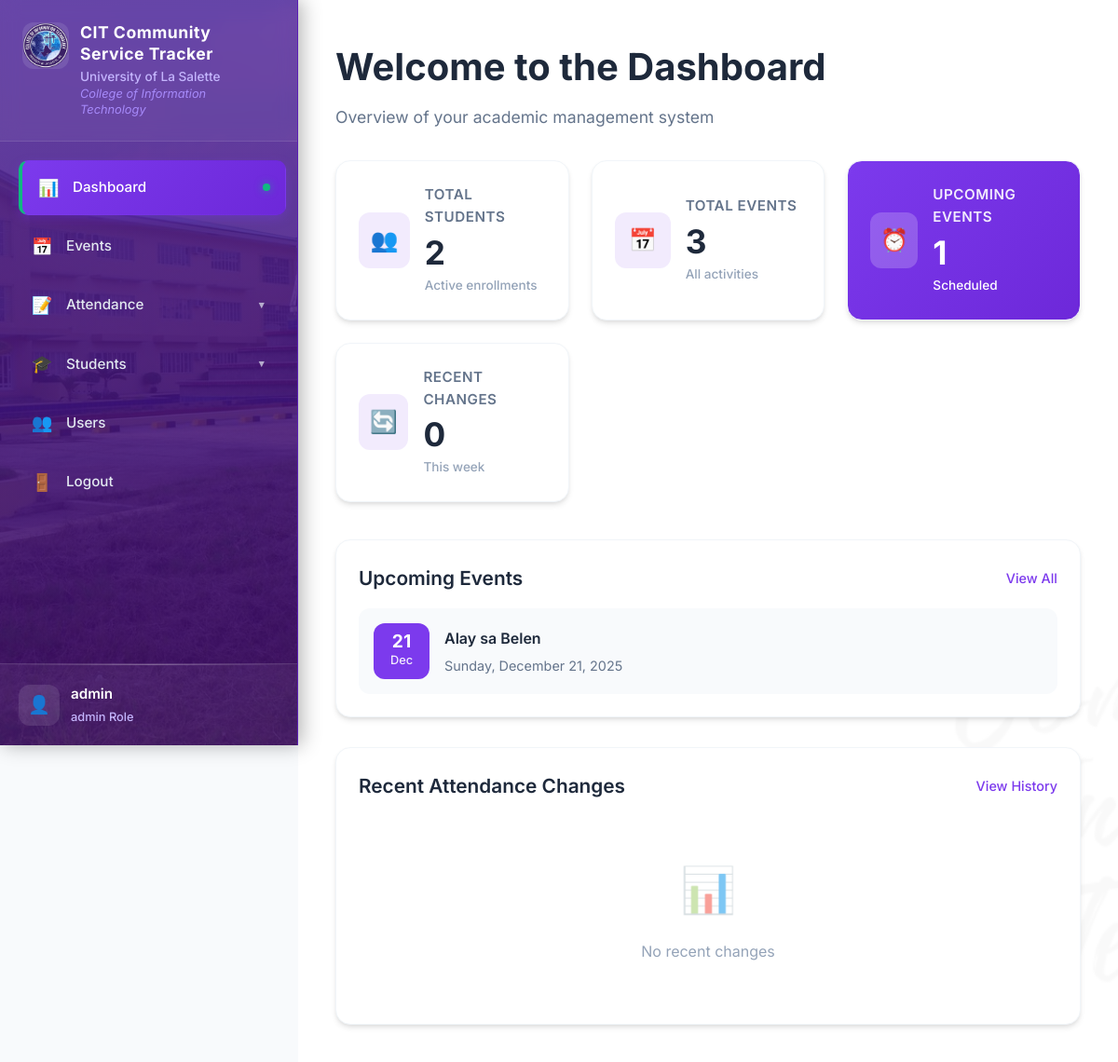
The page /dashboard (signed in) on the database its author committed.
### models.py (models this page shows, shortened)
class Event(db.Model):
    id = db.Column(db.Integer, primary_key=True)
    name = db.Column(db.String(255), nullable=False)
    date = db.Column(db.Date, nullable=False)
    required_hours = db.Column(db.Float, default=2.0, nullable=False)
    target_years = db.Column(db.String(255), nullable=False)   # CSV of YearLevel IDs or "all"
    semester_id = db.Column(db.Integer, db.ForeignKey("semester.id"), nullable=True)
    semester = db.relationship("Semester", backref="events")
    created_at = db.Column(db.DateTime, default=datetime.utcnow)
    attendance = db.relationship("EventAttendance", backref="event", cascade="all, delete-orphan")

### routes.py (the view)
@app.route("/dashboard")
def dashboard():
    if 'user_id' not in session:
        flash("Please login first.")
        return redirect(url_for("login"))
    total_students = Student.query.filter_by(status='active').count()
    total_events = Event.query.count()
    upcoming_events = Event.query.filter(Event.date >= datetime.now()).order_by(Event.date).all()
    one_week_ago = datetime.now() - timedelta(days=7)
    recent_changes = EventAttendanceHistory.query.filter(
        EventAttendanceHistory.changed_at >= one_week_ago,
    ).order_by(EventAttendanceHistory.changed_at.desc()).limit(5).all()
    return render_template(
        "dashboard.html",
        username=session.get("username"),
        role=session.get("role"),
        total_students=total_students,
        total_events=total_events,
        upcoming_events=upcoming_events,
        recent_changes=recent_changes
    )

### templates/dashboard.html (shortened to what this page needs)
{% extends "base.html" %}
{% block content %}
<div class="dashboard-background">
    <div class="dashboard-overlay">
        <div class="dashboard-header">
            <h1>Welcome to the Dashboard</h1>
            <p class="subtitle">Overview of your academic management system</p>
        </div>
    </div>
</div>
<div class="dashboard-content">
    <div class="metrics-grid">
        <div class="metric-card">
            <div class="metric-icon">
                <span class="icon">👥</span>
            </div>
            <div class="metric-content">
                <h3>Total Students</h3>
                <p class="metric-value">{{ total_students }}</p>
                <span class="metric-label">Active enrollments</span>
            </div>
        </div>
        <div class="metric-card">
            <div class="metric-icon">
                <span class="icon">📅</span>
            </div>
            <div class="metric-content">
                <h3>Total Events</h3>
                <p class="metric-value">{{ total_events }}</p>
                <span class="metric-label">All activities</span>
            </div>
        </div>
        <div class="metric-card highlight">
            <div class="metric-icon">
                <span class="icon">⏰</span>
            </div>
            <div class="metric-content">
                <h3>Upcoming Events</h3>
                <p class="metric-value">{{ upcoming_events|length }}</p>
                <span class="metric-label">Scheduled</span>
            </div>
        </div>
        <div class="metric-card">
            <div class="metric-icon">
                <span class="icon">🔄</span>
            </div>
            <div class="metric-content">
                <h3>Recent Changes</h3>
                <p class="metric-value">{{ recent_changes|length }}</p>
                <span class="metric-label">This week</span>
            </div>
        </div>
    </div>
    <div class="content-grid">
        <div class="content-card">
            <div class="card-header">
                <h3>Upcoming Events</h3>
                <a href="{{ url_for('events') }}" class="view-all">View All</a>
            </div>
            <div class="card-content">
                {% if upcoming_events %}
                <div class="event-list">
                    {% for event in upcoming_events %}
                    <div class="event-item">
                        <div class="event-date">
                            <span class="date-day">{{ event.date.strftime('%d') }}</span>
                            <span class="date-month">{{ event.date.strftime('%b') }}</span>
                        </div>
                        <div class="event-details">
                            <h4>{{ event.name }}</h4>
                            <p>{{ event.date.strftime('%A, %B %d, %Y') }}</p>
                        </div>
                    </div>
                    {% endfor %}
                </div>
                {% else %}
                <div class="empty-state">
                    <span class="empty-icon">📅</span>
                    <p>No upcoming events</p>
                </div>
                {% endif %}
            </div>
        </div>
        <div class="content-card">
    <div class="card-header">
        <h3>Recent Attendance Changes</h3>
        <a href="{{ url_for('attendance_history') }}" class="view-all">View History</a>
    </div>
    <div class="card-content">
        {% if recent_changes %}
        <div class="changes-list">
            {% for change in recent_changes %}
            <div class="change-item">
                <div class="change-header">
                    <strong>
                        {% if change.attendance and change.attendance.student %}
                            {{ change.attendance.student.fname }} {{ change.attendance.student.lname }}
                        {% else %}
                            Unknown Student
                        {% endif %}
                    </strong>
                    <span class="change-time">{{ change.changed_at.strftime('%b %d, %H:%M') }}</span>
                </div>
                <div class="change-details">
                    <span class="event-name">
                        {% if change.attendance and change.attendance.event %}
                            {{ change.attendance.event.name }}
                        {% else %}
                            Unknown Event
                        {% endif %}
                    </span>
                    <div class="hours-change">
                        {% if change.attendance %}
                            <span class="old-hours">{{ change.old_hours }}</span>
                            <span class="arrow">→</span>
                            <span class="new-hours">{{ change.new_hours }}</span>
                        {% else %}
                            <span>-</span>
                        {% endif %}
                    </div>
                </div>
                <div class="change-meta">
                    by {{ username }}
                </div>
            </div>
            {% endfor %}
        </div>
        {% else %}
        <div class="empty-state">
            <span class="empty-icon">📊</span>
            <p>No recent changes</p>
        </div>
        {% endif %}
    </div>
</div>
    </div>
</div>
{% endblock %}

### static/css/dashboard.css (style rules this page uses)
* { margin: 0; padding: 0; box-sizing: border-box; }
body, html { font-family: 'Inter', sans-serif; background-color: #f8fafc; height: 100%; color: #334155; line-height: 1.6; }
.dashboard-header { margin-bottom: 32px; }
.dashboard-header h1 { font-size: 2.5em; font-weight: 700; color: #1e293b; margin-bottom: 8px; }
.dashboard-header .subtitle { color: #64748b; font-size: 1.1em; font-weight: 400; }
.metrics-grid { display: grid; grid-template-columns: repeat(auto-fit, minmax(240px, 1fr)); gap: 24px; margin-bottom: 40px; }
.metric-card { background: #fff; border-radius: 16px; padding: 24px; box-shadow: 0 4px 6px -1px rgba(0, 0, 0, 0.1), 0 2px 4px -1px rgba(0, 0, 0, 0.06); transition: all 0.3s ease; border: 1px solid #f1f5f9; display: flex; align-items: center; gap: 16px; }
.metric-card.highlight { background: linear-gradient(135deg, #7c3aed 0%, #6d28d9 100%); color: white; }
.metric-card.highlight .metric-content h3, .metric-card.highlight .metric-value, .metric-card.highlight .metric-label { color: white; }
.metric-icon { width: 60px; height: 60px; border-radius: 12px; background: rgba(124, 58, 237, 0.1); display: flex; align-items: center; justify-content: center; font-size: 1.5em; }
.metric-card.highlight .metric-icon { background: rgba(255, 255, 255, 0.2); }
.metric-content h3 { font-size: 0.95em; font-weight: 600; color: #64748b; margin-bottom: 8px; text-transform: uppercase; letter-spacing: 0.5px; }
.metric-card.highlight .metric-content h3 { color: rgba(255, 255, 255, 0.9); }
.metric-value { font-size: 2.2em; font-weight: 700; color: #1e293b; margin-bottom: 4px; line-height: 1; }
.metric-label { font-size: 0.85em; color: #94a3b8; font-weight: 500; }
.content-grid { display: grid; grid-template-columns: 1fr 1fr; gap: 32px; }
.content-card { background: #fff; border-radius: 16px; box-shadow: 0 4px 6px -1px rgba(0, 0, 0, 0.1), 0 2px 4px -1px rgba(0, 0, 0, 0.06); border: 1px solid #f1f5f9; overflow: hidden; }
.card-header { padding: 24px 24px 0; display: flex; justify-content: space-between; align-items: center; margin-bottom: 16px; }
.card-header h3 { font-size: 1.3em; font-weight: 600; color: #1e293b; flex: 1; }
.view-all { color: #7c3aed; text-decoration: none; font-weight: 500; font-size: 0.9em; transition: color 0.3s ease; }
.card-content { padding: 0 24px 24px; }
.event-list { display: flex; flex-direction: column; gap: 16px; }
.event-item { display: flex; align-items: center; gap: 16px; padding: 16px; border-radius: 12px; background: #f8fafc; transition: background-color 0.3s ease; }
.event-date { width: 60px; height: 60px; background: #7c3aed; color: white; border-radius: 12px; display: flex; flex-direction: column; align-items: center; justify-content: center; flex-shrink: 0; }
.date-day { font-size: 1.2em; font-weight: 700; line-height: 1; }
.date-month { font-size: 0.8em; font-weight: 500; opacity: 0.9; }
.event-details h4 { font-weight: 600; color: #1e293b; margin-bottom: 4px; }
.event-details p { color: #64748b; font-size: 0.9em; }
.empty-state { text-align: center; padding: 40px 20px; color: #94a3b8; }
.empty-icon { font-size: 3em; margin-bottom: 16px; display: block; opacity: 0.5; }
@media (max-width: 1200px) { .content-grid { grid-template-columns: 1fr; } }

### rows shown on the page
Event: date "21", date "Dec", name "Alay sa Belen", date "Sunday, December 21, 2025"

### other values the page prints
{{ session.get('username') }} "admin"
{{ session.get('role') }} "admin"
{{ total_students }} "2"
{{ total_events }} "3"
{{ upcoming_events|length }} "1"
{{ recent_changes|length }} "0"
